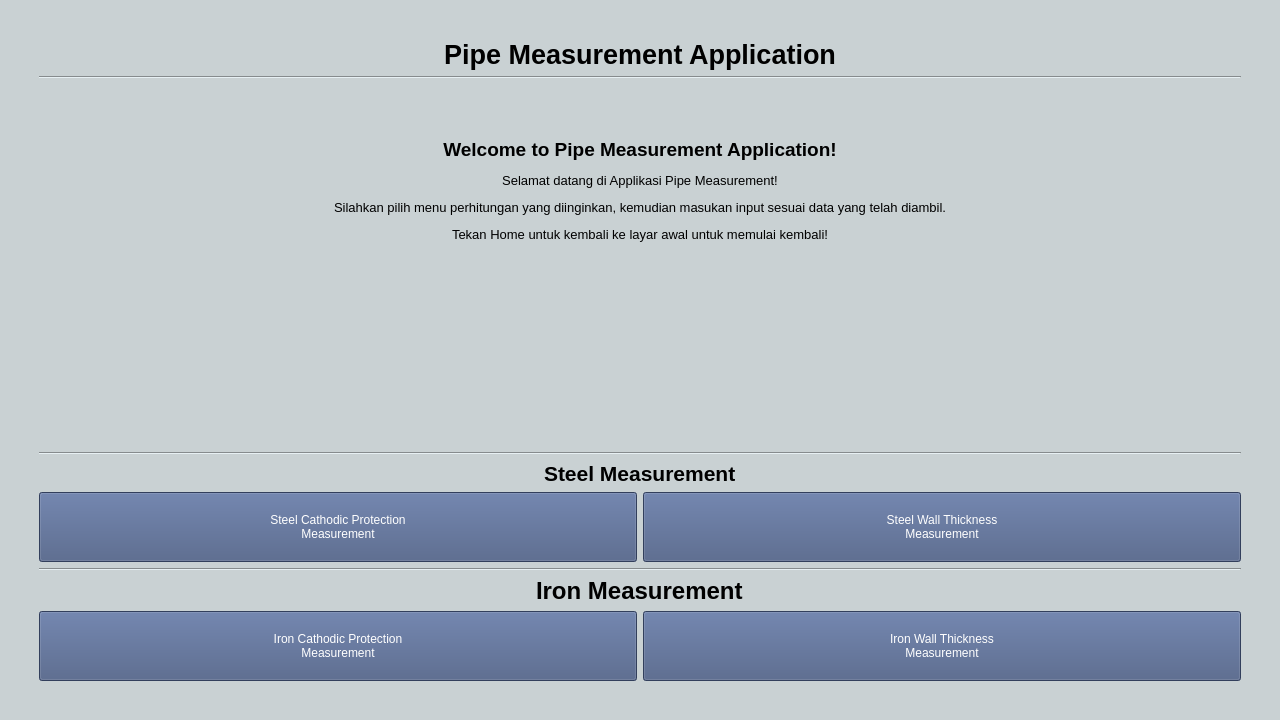
<?xml version="1.0" encoding="UTF-8"?>
<ui version="4.0">
 <class>MainWindow</class>
 <widget class="QMainWindow" name="MainWindow">
  <property name="geometry">
   <rect>
    <x>0</x>
    <y>0</y>
    <width>1280</width>
    <height>720</height>
   </rect>
  </property>
  <property name="minimumSize">
   <size>
    <width>1280</width>
    <height>720</height>
   </size>
  </property>
  <property name="maximumSize">
   <size>
    <width>1280</width>
    <height>720</height>
   </size>
  </property>
  <property name="windowTitle">
   <string>Weaver Application</string>
  </property>
  <property name="styleSheet">
   <string notr="true">background-color: rgb(201, 209, 211);</string>
  </property>
  <widget class="QWidget" name="centralwidget">
   <layout class="QVBoxLayout" name="verticalLayout_2">
    <item>
     <layout class="QGridLayout" name="gridLayout">
      <property name="leftMargin">
       <number>30</number>
      </property>
      <property name="topMargin">
       <number>30</number>
      </property>
      <property name="rightMargin">
       <number>30</number>
      </property>
      <property name="bottomMargin">
       <number>30</number>
      </property>
      <item row="3" column="0" colspan="2">
       <spacer name="verticalSpacer">
        <property name="orientation">
         <enum>Qt::Vertical</enum>
        </property>
        <property name="sizeType">
         <enum>QSizePolicy::Fixed</enum>
        </property>
        <property name="sizeHint" stdset="0">
         <size>
          <width>20</width>
          <height>150</height>
         </size>
        </property>
       </spacer>
      </item>
      <item row="6" column="0">
       <widget class="QPushButton" name="steelCathodicButton">
        <property name="minimumSize">
         <size>
          <width>0</width>
          <height>70</height>
         </size>
        </property>
        <property name="styleSheet">
         <string notr="true">background-color: rgb(70, 88, 129);
font: 10pt &quot;MS Shell Dlg 2&quot;;
color: rgb(255, 255, 255);</string>
        </property>
        <property name="text">
         <string>Steel Cathodic Protection
Measurement</string>
        </property>
       </widget>
      </item>
      <item row="11" column="0">
       <widget class="QPushButton" name="ironCathodicButton">
        <property name="minimumSize">
         <size>
          <width>0</width>
          <height>70</height>
         </size>
        </property>
        <property name="styleSheet">
         <string notr="true">background-color: rgb(70, 88, 129);
font: 10pt &quot;MS Shell Dlg 2&quot;;
color: rgb(255, 255, 255);</string>
        </property>
        <property name="text">
         <string>Iron Cathodic Protection
Measurement</string>
        </property>
       </widget>
      </item>
      <item row="0" column="0" colspan="2">
       <widget class="QLabel" name="TitleLabel">
        <property name="text">
         <string>&lt;html&gt;&lt;head/&gt;&lt;body&gt;&lt;p align=&quot;center&quot;&gt;&lt;span style=&quot; font-size:20pt; font-weight:600;&quot;&gt;Pipe Measurement Application&lt;/span&gt;&lt;/p&gt;&lt;/body&gt;&lt;/html&gt;</string>
        </property>
       </widget>
      </item>
      <item row="11" column="1">
       <widget class="QPushButton" name="ironThicknessButton">
        <property name="minimumSize">
         <size>
          <width>0</width>
          <height>70</height>
         </size>
        </property>
        <property name="styleSheet">
         <string notr="true">background-color: rgb(70, 88, 129);
font: 10pt &quot;MS Shell Dlg 2&quot;;
color: rgb(255, 255, 255);</string>
        </property>
        <property name="text">
         <string>Iron Wall Thickness
Measurement</string>
        </property>
       </widget>
      </item>
      <item row="6" column="1">
       <widget class="QPushButton" name="steelThicknessButton">
        <property name="minimumSize">
         <size>
          <width>0</width>
          <height>70</height>
         </size>
        </property>
        <property name="styleSheet">
         <string notr="true">background-color: rgb(70, 88, 129);
font: 10pt &quot;MS Shell Dlg 2&quot;;
color: rgb(255, 255, 255);</string>
        </property>
        <property name="text">
         <string>Steel Wall Thickness
Measurement</string>
        </property>
       </widget>
      </item>
      <item row="2" column="0" colspan="2">
       <widget class="QLabel" name="ExplanationLabel">
        <property name="sizePolicy">
         <sizepolicy hsizetype="Preferred" vsizetype="Expanding">
          <horstretch>0</horstretch>
          <verstretch>0</verstretch>
         </sizepolicy>
        </property>
        <property name="maximumSize">
         <size>
          <width>1280</width>
          <height>720</height>
         </size>
        </property>
        <property name="layoutDirection">
         <enum>Qt::LeftToRight</enum>
        </property>
        <property name="autoFillBackground">
         <bool>false</bool>
        </property>
        <property name="text">
         <string>&lt;html&gt;&lt;head/&gt;&lt;body&gt;&lt;p align=&quot;center&quot;&gt;&lt;span style=&quot; font-size:14pt; font-weight:600;&quot;&gt;Welcome to Pipe Measurement Application!&lt;/span&gt;&lt;/p&gt;&lt;p align=&quot;center&quot;&gt;&lt;span style=&quot; font-size:10pt;&quot;&gt;Selamat datang di Applikasi Pipe Measurement!&lt;/span&gt;&lt;/p&gt;&lt;p align=&quot;center&quot;&gt;&lt;span style=&quot; font-size:10pt;&quot;&gt;Silahkan pilih menu perhitungan yang diinginkan, kemudian masukan input sesuai data yang telah diambil.&lt;/span&gt;&lt;/p&gt;&lt;p align=&quot;center&quot;&gt;&lt;span style=&quot; font-size:10pt;&quot;&gt;Tekan Home untuk kembali ke layar awal untuk memulai kembali!&lt;/span&gt;&lt;/p&gt;&lt;/body&gt;&lt;/html&gt;</string>
        </property>
        <property name="alignment">
         <set>Qt::AlignCenter</set>
        </property>
        <property name="wordWrap">
         <bool>true</bool>
        </property>
        <property name="indent">
         <number>-1</number>
        </property>
       </widget>
      </item>
      <item row="9" column="0" colspan="2" alignment="Qt::AlignHCenter|Qt::AlignVCenter">
       <widget class="QLabel" name="IronLabel">
        <property name="text">
         <string>&lt;html&gt;&lt;head/&gt;&lt;body&gt;&lt;p&gt;&lt;span style=&quot; font-size:18pt; font-weight:600;&quot;&gt;Iron Measurement&lt;/span&gt;&lt;/p&gt;&lt;/body&gt;&lt;/html&gt;</string>
        </property>
       </widget>
      </item>
      <item row="5" column="0" colspan="2" alignment="Qt::AlignHCenter|Qt::AlignVCenter">
       <widget class="QLabel" name="SteelLabel">
        <property name="text">
         <string>&lt;html&gt;&lt;head/&gt;&lt;body&gt;&lt;p&gt;&lt;span style=&quot; font-size:16pt; font-weight:600;&quot;&gt;Steel Measurement&lt;/span&gt;&lt;/p&gt;&lt;/body&gt;&lt;/html&gt;</string>
        </property>
       </widget>
      </item>
      <item row="4" column="0" colspan="2">
       <widget class="Line" name="line_2">
        <property name="orientation">
         <enum>Qt::Horizontal</enum>
        </property>
       </widget>
      </item>
      <item row="1" column="0" colspan="2">
       <widget class="Line" name="line">
        <property name="orientation">
         <enum>Qt::Horizontal</enum>
        </property>
       </widget>
      </item>
      <item row="8" column="0" colspan="2">
       <widget class="Line" name="line_3">
        <property name="orientation">
         <enum>Qt::Horizontal</enum>
        </property>
       </widget>
      </item>
     </layout>
    </item>
   </layout>
  </widget>
 </widget>
 <resources/>
 <connections/>
</ui>
